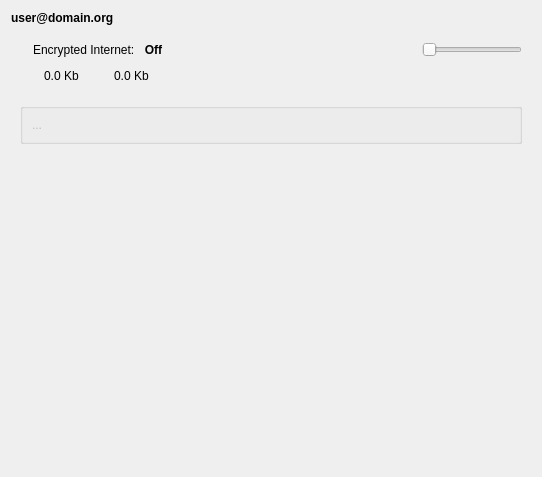
<?xml version="1.0" encoding="UTF-8"?>
<ui version="4.0">
 <class>StatusPanel</class>
 <widget class="QWidget" name="StatusPanel">
  <property name="geometry">
   <rect>
    <x>0</x>
    <y>0</y>
    <width>542</width>
    <height>477</height>
   </rect>
  </property>
  <property name="windowTitle">
   <string>Form</string>
  </property>
  <layout class="QVBoxLayout" name="verticalLayout">
   <item>
    <widget class="QLabel" name="lblProvider">
     <property name="styleSheet">
      <string notr="true">font: bold;</string>
     </property>
     <property name="text">
      <string>user@domain.org</string>
     </property>
     <property name="wordWrap">
      <bool>true</bool>
     </property>
    </widget>
   </item>
   <item>
    <widget class="QWidget" name="status_rows" native="true">
     <property name="enabled">
      <bool>true</bool>
     </property>
     <property name="styleSheet">
      <string notr="true"/>
     </property>
     <layout class="QGridLayout" name="gridLayout">
      <item row="0" column="1">
       <layout class="QHBoxLayout" name="eip_controls">
        <item>
         <widget class="QLabel" name="label">
          <property name="text">
           <string>Encrypted Internet: </string>
          </property>
         </widget>
        </item>
        <item>
         <widget class="QLabel" name="lblEIPStatus">
          <property name="styleSheet">
           <string notr="true">font: bold;</string>
          </property>
          <property name="text">
           <string>Off</string>
          </property>
          <property name="textFormat">
           <enum>Qt::AutoText</enum>
          </property>
          <property name="alignment">
           <set>Qt::AlignCenter</set>
          </property>
          <property name="wordWrap">
           <bool>false</bool>
          </property>
         </widget>
        </item>
        <item>
         <spacer name="horizontalSpacer">
          <property name="orientation">
           <enum>Qt::Horizontal</enum>
          </property>
          <property name="sizeHint" stdset="0">
           <size>
            <width>40</width>
            <height>20</height>
           </size>
          </property>
         </spacer>
        </item>
        <item>
         <widget class="QSlider" name="sliderEIPToggle">
          <property name="sizePolicy">
           <sizepolicy hsizetype="Fixed" vsizetype="Fixed">
            <horstretch>0</horstretch>
            <verstretch>0</verstretch>
           </sizepolicy>
          </property>
          <property name="minimumSize">
           <size>
            <width>100</width>
            <height>10</height>
           </size>
          </property>
          <property name="maximumSize">
           <size>
            <width>100</width>
            <height>40</height>
           </size>
          </property>
          <property name="toolTip">
           <string>Toggle encryption</string>
          </property>
          <property name="orientation">
           <enum>Qt::Horizontal</enum>
          </property>
         </widget>
        </item>
       </layout>
      </item>
      <item row="2" column="0">
       <spacer name="verticalSpacer_2">
        <property name="orientation">
         <enum>Qt::Vertical</enum>
        </property>
        <property name="sizeType">
         <enum>QSizePolicy::Preferred</enum>
        </property>
        <property name="sizeHint" stdset="0">
         <size>
          <width>0</width>
          <height>11</height>
         </size>
        </property>
       </spacer>
      </item>
      <item row="0" column="0" rowspan="2">
       <widget class="QLabel" name="lblVPNStatusIcon">
        <property name="maximumSize">
         <size>
          <width>64</width>
          <height>64</height>
         </size>
        </property>
        <property name="text">
         <string/>
        </property>
        <property name="pixmap">
         <pixmap resource="../../../../data/resources/icons.qrc">:/images/light/64/network-eip-down.png</pixmap>
        </property>
        <property name="alignment">
         <set>Qt::AlignCenter</set>
        </property>
       </widget>
      </item>
      <item row="1" column="1">
       <layout class="QHBoxLayout" name="eip_bandwidth">
        <property name="spacing">
         <number>4</number>
        </property>
        <property name="sizeConstraint">
         <enum>QLayout::SetDefaultConstraint</enum>
        </property>
        <item>
         <widget class="QLabel" name="label_5">
          <property name="text">
           <string/>
          </property>
          <property name="pixmap">
           <pixmap resource="../../../../data/resources/icons.qrc">:/images/light/16/down-arrow.png</pixmap>
          </property>
         </widget>
        </item>
        <item>
         <widget class="QLabel" name="lblUpload">
          <property name="text">
           <string>0.0 Kb</string>
          </property>
         </widget>
        </item>
        <item>
         <spacer name="horizontalSpacer_3">
          <property name="orientation">
           <enum>Qt::Horizontal</enum>
          </property>
          <property name="sizeType">
           <enum>QSizePolicy::Fixed</enum>
          </property>
          <property name="sizeHint" stdset="0">
           <size>
            <width>20</width>
            <height>20</height>
           </size>
          </property>
         </spacer>
        </item>
        <item>
         <widget class="QLabel" name="label_7">
          <property name="text">
           <string/>
          </property>
          <property name="pixmap">
           <pixmap resource="../../../../data/resources/icons.qrc">:/images/light/16/up-arrow.png</pixmap>
          </property>
         </widget>
        </item>
        <item>
         <widget class="QLabel" name="lblDownload">
          <property name="text">
           <string>0.0 Kb</string>
          </property>
         </widget>
        </item>
        <item>
         <spacer name="horizontalSpacer_2">
          <property name="orientation">
           <enum>Qt::Horizontal</enum>
          </property>
          <property name="sizeHint" stdset="0">
           <size>
            <width>40</width>
            <height>20</height>
           </size>
          </property>
         </spacer>
        </item>
       </layout>
      </item>
      <item row="3" column="0" colspan="2">
       <widget class="QGroupBox" name="globalStatusBox">
        <property name="enabled">
         <bool>false</bool>
        </property>
        <layout class="QGridLayout" name="gridLayout_2">
         <item row="0" column="0">
          <widget class="QLabel" name="lblGlobalStatus">
           <property name="enabled">
            <bool>false</bool>
           </property>
           <property name="text">
            <string>...</string>
           </property>
           <property name="wordWrap">
            <bool>true</bool>
           </property>
          </widget>
         </item>
        </layout>
       </widget>
      </item>
     </layout>
    </widget>
   </item>
   <item>
    <spacer name="verticalSpacer">
     <property name="orientation">
      <enum>Qt::Vertical</enum>
     </property>
     <property name="sizeHint" stdset="0">
      <size>
       <width>20</width>
       <height>40</height>
      </size>
     </property>
    </spacer>
   </item>
  </layout>
 </widget>
 <resources>
  <include location="../../../../data/resources/icons.qrc"/>
 </resources>
 <connections/>
</ui>
